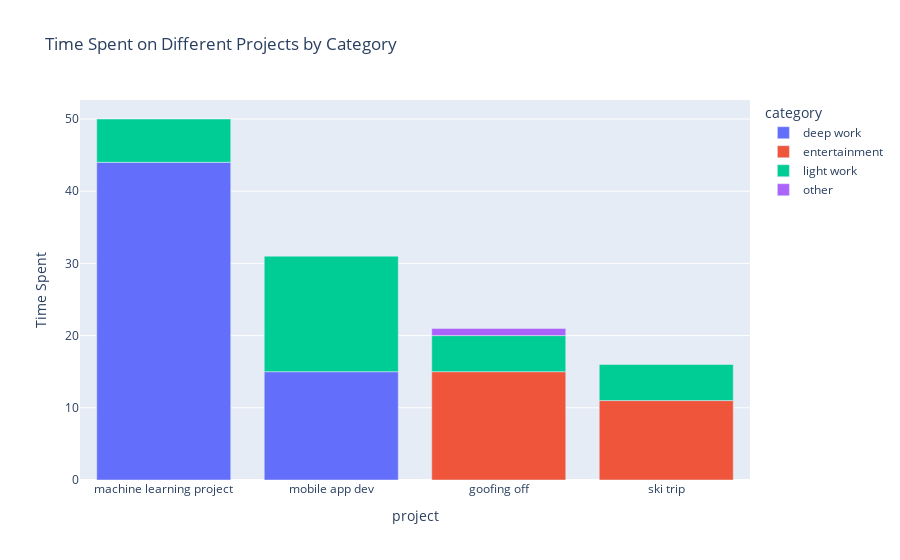

This figure's notebook cell:
### Code cell
grouped_data = df.groupby(['category', 'project']).size().reset_index(name='time_spent')

# Create a stacked bar chart using Plotly for interactive visualization
fig = px.bar(grouped_data, x='project', y='time_spent', color='category', title='Time Spent on Different Projects by Category', labels={'time_spent':'Time Spent'})
fig.show()

### Figure 1 — Plotly figure (JSON) as saved in the notebook; plotly's stock layout.template omitted (floating-point values rounded to 4 significant figures)
{"data": [{"alignmentgroup": "True", "hovertemplate": "category=deep work<br>project=%{x}<br>Time Spent=%{y}<extra></extra>", "legendgroup": "deep work", "marker": {"color": "#636efa", "pattern": {"shape": ""}}, "name": "deep work", "offsetgroup": "deep work", "orientation": "v", "showlegend": true, "textposition": "auto", "type": "bar", "x": ["machine learning project", "mobile app dev"], "xaxis": "x", "y": [44, 15], "yaxis": "y"}, {"alignmentgroup": "True", "hovertemplate": "category=entertainment<br>project=%{x}<br>Time Spent=%{y}<extra></extra>", "legendgroup": "entertainment", "marker": {"color": "#EF553B", "pattern": {"shape": ""}}, "name": "entertainment", "offsetgroup": "entertainment", "orientation": "v", "showlegend": true, "textposition": "auto", "type": "bar", "x": ["goofing off", "ski trip"], "xaxis": "x", "y": [15, 11], "yaxis": "y"}, {"alignmentgroup": "True", "hovertemplate": "category=light work<br>project=%{x}<br>Time Spent=%{y}<extra></extra>", "legendgroup": "light work", "marker": {"color": "#00cc96", "pattern": {"shape": ""}}, "name": "light work", "offsetgroup": "light work", "orientation": "v", "showlegend": true, "textposition": "auto", "type": "bar", "x": ["goofing off", "machine learning project", "mobile app dev", "ski trip"], "xaxis": "x", "y": [5, 6, 16, 5], "yaxis": "y"}, {"alignmentgroup": "True", "hovertemplate": "category=other<br>project=%{x}<br>Time Spent=%{y}<extra></extra>", "legendgroup": "other", "marker": {"color": "#ab63fa", "pattern": {"shape": ""}}, "name": "other", "offsetgroup": "other", "orientation": "v", "showlegend": true, "textposition": "auto", "type": "bar", "x": ["goofing off"], "xaxis": "x", "y": [1], "yaxis": "y"}], "layout": {"barmode": "relative", "legend": {"title": {"text": "category"}, "tracegroupgap": 0}, "title": {"text": "Time Spent on Different Projects by Category"}, "xaxis": {"anchor": "y", "domain": [0, 1], "title": {"text": "project"}}, "yaxis": {"anchor": "x", "domain": [0, 1], "title": {"text": "Time Spent"}}}}
